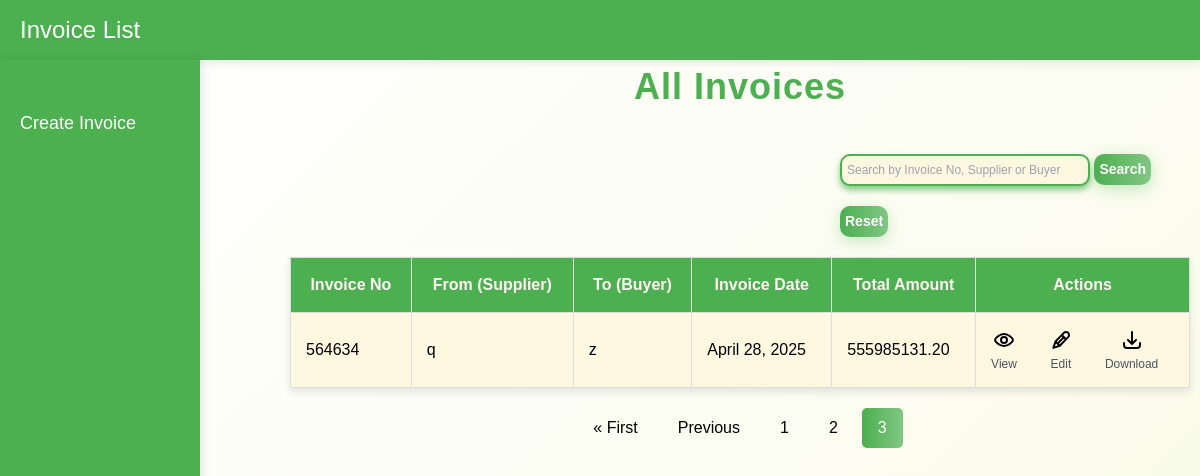
The app's page /invoice_list/?page=3 with its own data.
### bill_genearator/models.py (models this page shows, shortened)
class Invoice(models.Model):
    invoice_no = models.CharField(max_length=100)
    name_of_supplier = models.CharField(max_length=255)
    state = models.CharField(max_length=255)
    gstn = models.CharField(max_length=15, validators=[MinLengthValidator(15)])
    pan = models.CharField(max_length=10, validators=[MinLengthValidator(10)])
    address = models.TextField()
    name_of_buyer = models.CharField(max_length=255)
    buyer_state = models.CharField(max_length=255)
    buyer_gstn = models.CharField(max_length=15, validators=[MinLengthValidator(15)])
    buyer_pan = models.CharField(max_length=10, validators=[MinLengthValidator(10)])
    buyer_address = models.TextField()
    invoice_date = models.DateField()
    delivery_note_no = models.CharField(max_length=255)
    buyer_order_no = models.CharField(max_length=255)
    despatch_document_no = models.CharField(max_length=255)
    despatch_mode = models.CharField(max_length=255)
    date_of_despatch = models.DateField()
    vehicle_no = models.CharField(max_length=255)
    shipping_address = models.TextField()
    item_name = models.CharField(max_length=255)
    hsn_code = models.CharField(max_length=255)
    gst_percentage = models.DecimalField(max_digits=5, decimal_places=2)
    uom = models.CharField(max_length=255)
    quantity = models.IntegerField()
    rate = models.DecimalField(max_digits=10, decimal_places=2)
    code = models.CharField(max_length=6, unique=True, blank=True)
    total_amount = models.DecimalField(max_digits=15, decimal_places=2, default=0)
    terms_conditions = models.TextField(null=True, blank=True)  # New field added

### bill_genearator/views.py (the view)
# urls.py: path('invoice_list/', views.invoice_list, name='invoice_list'),
def invoice_list(request):
    query = request.GET.get('search', '')
    invoices = Invoice.objects.all()
    if query:
        invoices = invoices.filter(
            name_of_supplier__icontains=query
        ) | invoices.filter(
            name_of_buyer__icontains=query
        )
    paginator = Paginator(invoices.order_by('-invoice_date'), 10)  # Optional: paginate 10 per page
    page_number = request.GET.get('page')
    page_obj = paginator.get_page(page_number)
    return render(request, 'invoice_list.html', {'page_obj': page_obj, 'search_query': query})

### templates/invoice_list.html (shortened to what this page needs)
<!DOCTYPE html>
{% load static %}
<html lang="en">
<head>
    <link rel="stylesheet" href="{% static 'css/styles.css' %}">
    <script src="https://cdn.tailwindcss.com"></script>
</head>
<body>
    <div class="top-navbar">
        <h1>Invoice List</h1>
    </div>
    <div class="left-navbar">
        <ul>
            <li><a href="/">Create Invoice</a></li>
        </ul>
    </div>
    <div class="content-container" style="margin-top: 50px;">
        <h2 style="
            text-align: center;
            font-size: 36px;
            margin-bottom: 20px;
            color: #4caf50;
            font-weight: 700;
            letter-spacing: 1px;
        ">All Invoices</h2>
        {% if page_obj %}
        <table class="invoice-table">
            <div style="margin-left: 550px; margin-bottom: 10px; margin-top: 10px;">
    <input type="text" id="invoice_search_input" placeholder="Search by Invoice No, Supplier or Buyer"
    value="{{ search_query|default:'' }}"
           style="width: 250px;padding: 5px;
           font-size: 12px;
           border: 2px solid #4caf50;
           border-radius: 10px;
           background: #fff8e1; /* Light yellow shade */
           transition: all 1s ease;
           box-shadow: 0 4px 6px #81c784;
           resize: vertical;
           cursor: pointer;">
<button onclick="filterInvoices()"
style="display: inline-block;
       padding: 5px;
       font-size: 14px;
       color: #fff;
       background: linear-gradient(90deg, #4caf50, #81c784);
       border: none;
       border-radius: 10px;
       cursor: pointer;
       font-weight: bold;
       transition: all 0.3s ease;
       box-shadow: 0 4px 15px rgba(76, 175, 80, 0.3);
       margin-top: 20px;">
Search
</button>
    <button onclick="resetInvoiceList()" style="display: inline-block;
           padding: 5px;
           font-size: 14px;
           color: #fff;
           background: linear-gradient(90deg, #4caf50, #81c784);
           border: none;
           border-radius: 10px;
           cursor: pointer;
           font-weight: bold;
           transition: all 0.3s ease;
           box-shadow: 0 4px 15px rgba(76, 175, 80, 0.3);
           margin-top: 20px;">Reset</button>
</div>
            <thead>
                <tr>
                    <th>Invoice No</th>
                    <th>From (Supplier)</th>
                    <th>To (Buyer)</th>
                    <th>Invoice Date</th>
                    <th>Total Amount</th>
                    <th>Actions</th>
                </tr>
            </thead>
            <tbody>
                {% for invoice in page_obj %}
                <tr>
                    <td>{{ invoice.invoice_no }}</td>
                    <td>{{ invoice.name_of_supplier }}</td>
                    <td>{{ invoice.name_of_buyer }}</td>
                    <td>{{ invoice.invoice_date }}</td>
                    <td>{{ invoice.total_amount|floatformat:2 }}</td>
                    <td>
                        <div class="flex items-center space-x-8">
                            <div class="flex flex-col items-center">
                                <svg onclick="toggleItemsTable('{{ forloop.counter }}')"
                                     class="w-6 h-6 text-black hover:text-green-500 transition-colors duration-200 cursor-pointer"
                                     aria-hidden="true"
                                     xmlns="http://www.w3.org/2000/svg"
                                     width="24" height="24"
                                     fill="none"
                                     viewBox="0 0 24 24">
                                    <path stroke="currentColor" stroke-width="2" d="M21 12c0 1.2-4.03 6-9 6s-9-4.8-9-6c0-1.2 4.03-6 9-6s9 4.8 9 6Z"/>
                                    <path stroke="currentColor" stroke-width="2" d="M15 12a3 3 0 1 1-6 0 3 3 0 0 1 6 0Z"/>
                                </svg>
                                <span class="text-xs text-gray-600 mt-1">View</span>
                            </div>
                            <div class="flex flex-col items-center">
                                <a href="{% url 'edit_invoice' invoice.id %}" style="text-decoration: none;">
                                </a>
                                <span class="text-xs text-gray-600 mt-1">Edit</span>
                            </div>
                            <div class="flex flex-col items-center">
                                <a href="{% url 'download_invoice_pdf' invoice.id %}" style="text-decoration: none;">
                                </a>
                                <span class="text-xs text-gray-600 mt-1">Download</span>
                            </div>
                        </div>
                    </td>
                </tr>
                {% endfor %}
            </tbody>
        </table>
        {% else %}
        <p>No invoices found.</p>
        {% endif %}
        <div class="pagination">
            {% if page_obj.has_previous %}
                <a href="?page=1">&laquo; First</a>
                <a href="?page={{ page_obj.previous_page_number }}">Previous</a>
            {% endif %}
            {% for num in page_obj.paginator.page_range %}
                {% if page_obj.number == num %}
                    <a class="active" href="?page={{ num }}">{{ num }}</a>
                {% elif num > page_obj.number|add:'-3' and num < page_obj.number|add:'3' %}
                    <a href="?page={{ num }}">{{ num }}</a>
                {% endif %}
            {% endfor %}
        </div>
    </div>
</body>
</html>

### static/css/styles.css (style rules this page uses)
body { font-family: 'Poppins', sans-serif; background: linear-gradient(135deg, #ffffff, #f9fbe7); margin: 0; padding: 0; display: flex; min-height: 100vh; }
.left-navbar { width: 200px; background: #4caf50; color: #fff; position: fixed; top: 60px; left: 0; height: 100%; padding: 20px 10px; box-shadow: 2px 0 10px rgba(0, 0, 0, 0.1); z-index: 1000; }
.left-navbar ul { list-style: none; padding: 0; }
.left-navbar ul li { margin: 20px 0; }
.left-navbar ul li a { text-decoration: none; color: #ffffff; font-size: 18px; display: block; padding: 10px; border-radius: 5px; transition: background 0.3s; }
.top-navbar { width: 100%; background: #4caf50; color: #ffffff; position: fixed; top: 0; left: 0; height: 60px; display: flex; align-items: center; padding: 0 20px; box-shadow: 0 2px 10px rgba(0, 0, 0, 0.1); z-index: 999; }
.top-navbar h1 { font-size: 24px; margin: 0; }
h2 { text-align: center; font-size: 36px; margin-bottom: 20px; color: #4caf50; font-weight: 700; letter-spacing: 1px; }
h2 { text-align: center; font-size: 36px; margin-bottom: 20px; color: blue; font-weight: 700; letter-spacing: 1px; }
button { display: inline-block; padding: 12px 25px; font-size: 18px; color: #fff; background: linear-gradient(90deg, #4caf50, #81c784); border: none; border-radius: 50px; cursor: pointer; font-weight: bold; transition: all 0.3s ease; box-shadow: 0 4px 15px rgba(76, 175, 80, 0.3); margin-top: 20px; }
table { width: 100%; margin-top: 20px; border-collapse: collapse; box-shadow: 0 4px 8px rgba(0, 0, 0, 0.1); }
table, th, td { border: 1px solid #e0e0e0; }
th, td { padding: 12px; text-align: center; }
th { background: #4caf50; color: #fff; }
td { background: #fff8e1; }

### templates/invoice_list.html (style rules this page uses)
.left-navbar { width: 200px; background: #4caf50; color: #fff; position: fixed; top: 60px; left: 0; height: 100%; padding: 20px 10px; box-shadow: 2px 0 10px rgba(0, 0, 0, 0.1); }
.left-navbar ul { list-style: none; padding: 0; }
.left-navbar ul li a { text-decoration: none; color: #fff; font-size: 18px; display: block; padding: 10px; border-radius: 5px; transition: background 0.3s; }
.content-container { margin-left: 280px; margin-top: 100px; padding: 10px; }
.invoice-table { width: 100%; border-collapse: collapse; }
.invoice-table th, .invoice-table td { border: 1px solid #ddd; padding: 15px; text-align: left; }
.invoice-table th { color: #fff5f5; font-weight: bold; text-align: center; }
.invoice-table tr:nth-child(odd) { background-color: #ffffff; }
button, .edit-items-btn { border: none; border-radius: 4px; padding: 8px 10px; cursor: pointer; font-size: 12px; text-decoration: none; color: white; }
button { display: inline-block; padding: 8px 10px; color: #fff; background: linear-gradient(90deg, #4caf50, #81c784); border: none; border-radius: 5px; cursor: pointer; font-weight: bold; transition: all 0.3s ease; box-shadow: 0 4px 15px rgba(76, 175, 80, 0.3); margin-top: 20px; }
.pagination { display: flex; justify-content: center; align-items: center; margin-top: 20px; }
.pagination a { color: black; padding: 8px 16px; text-decoration: none; transition: background-color 0.3s; margin: 0 4px; border-radius: 5px; }
.pagination a.active { background: linear-gradient(90deg, #4caf50, #81c784); color: white; }

### records on screen
Invoice: invoice_no "564634", name_of_supplier "q", name_of_buyer "z", invoice_date "April 28, 2025", total_amount "555985131.20"

### other values on screen
{{ num }} "1" "2"
{{ num }} "3"
